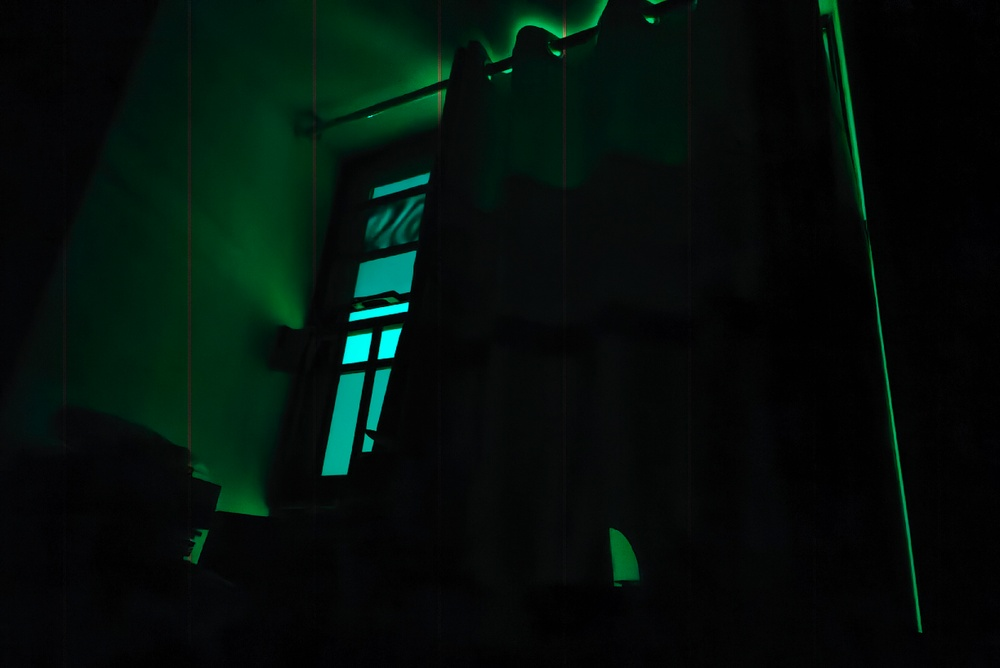
#> input picture hw2/1/24.jpg, 1000 x 668 px, shrunk from 1224 x 818 before the run, found by its file name
$ python 1.py
#> lines starting #> are read from the running program, lines starting #| are printed output that depends on the picture
import cv2
import numpy as np
import os

img_path = 'hw2\\1\\24.jpg'
img = cv2.imread(img_path)
#> img is the input picture: shape (668, 1000, 3); mean B, G, R 10.9, 15.7, 3.7
(r, g, b) = cv2.split(img)
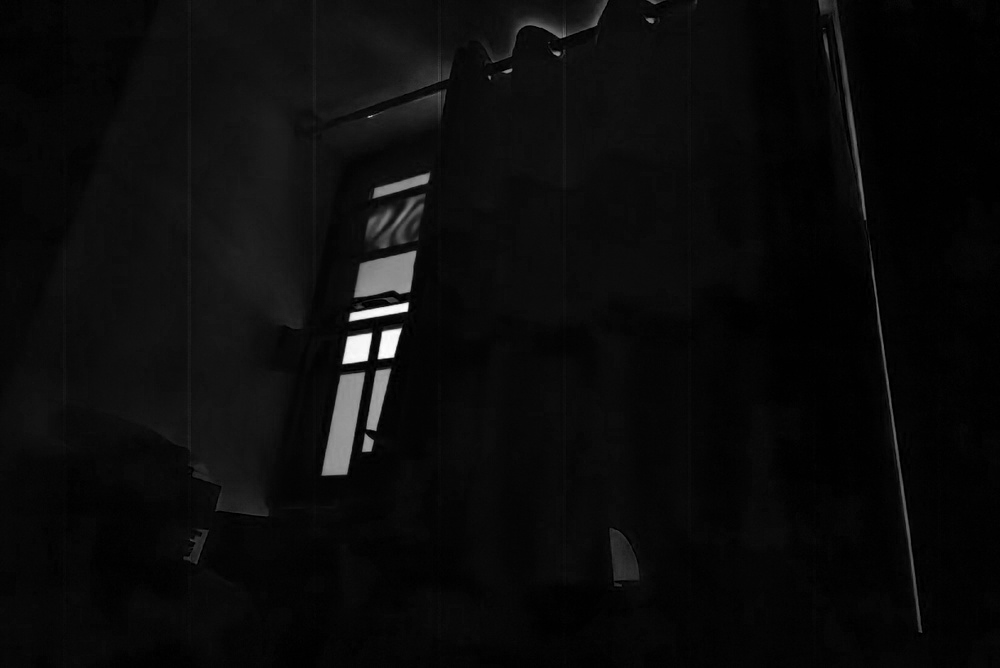
#> r: shape (668, 1000); min 0, max 255, mean 10.9
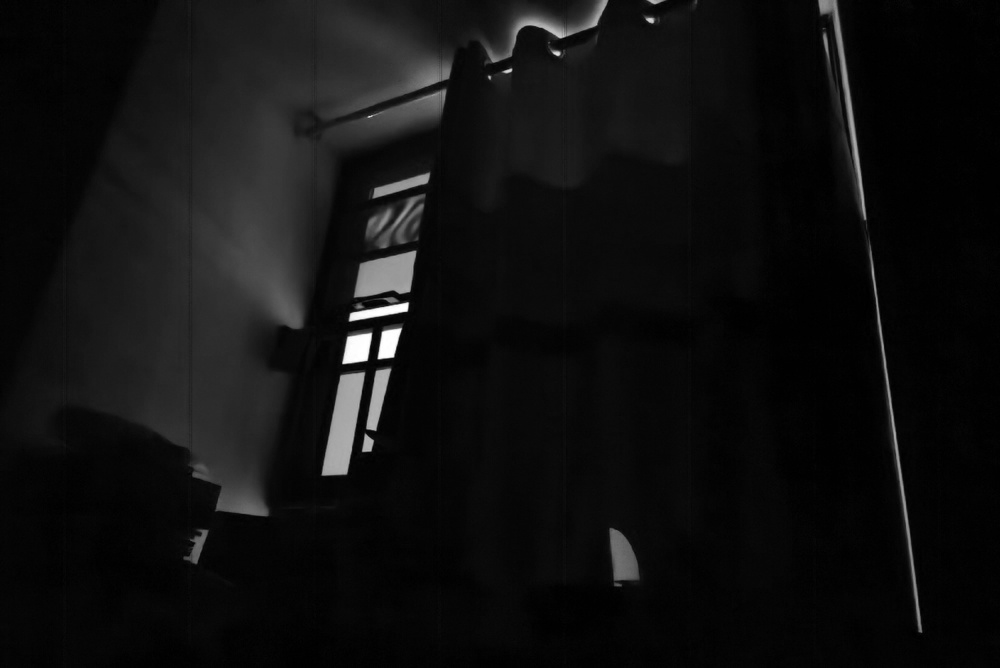
#> g: shape (668, 1000); min 0, max 255, mean 15.7
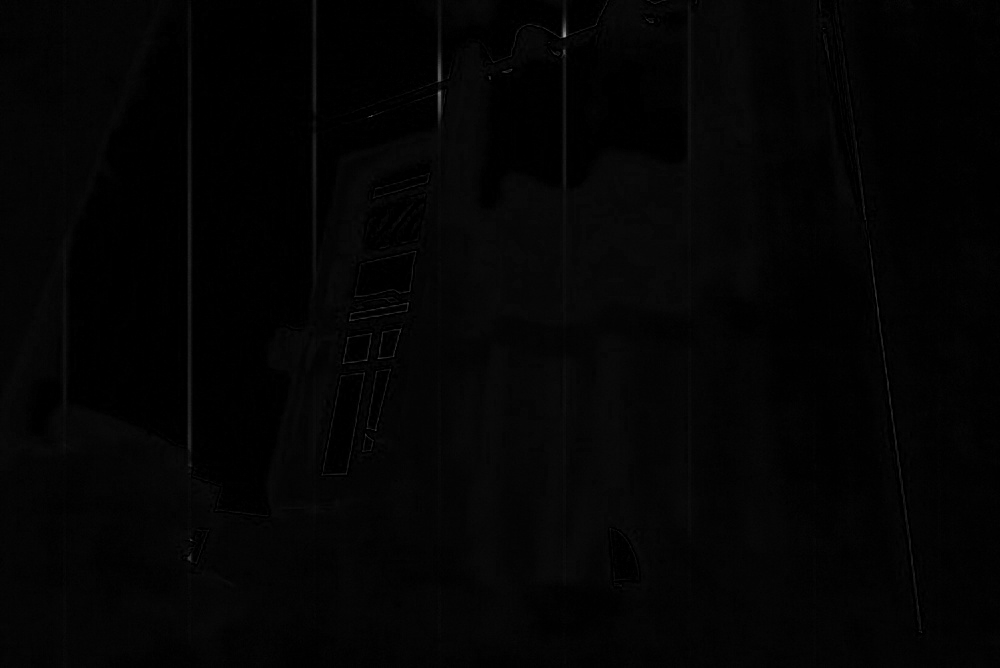
#> b: shape (668, 1000); min 0, max 163, mean 3.7
normImg = lambda x: 255. * (x - x.min()) / (x.max() - x.min() + 1e-6)
imgGamma = np.power(r, 2.5)
r = np.uint8(normImg(imgGamma))

imgGamma = np.power(g, 2.5)
g = np.uint8(normImg(imgGamma))

imgGamma = np.power(b, 2.5)
b = np.uint8(normImg(imgGamma))

result = cv2.merge((r, g, b))
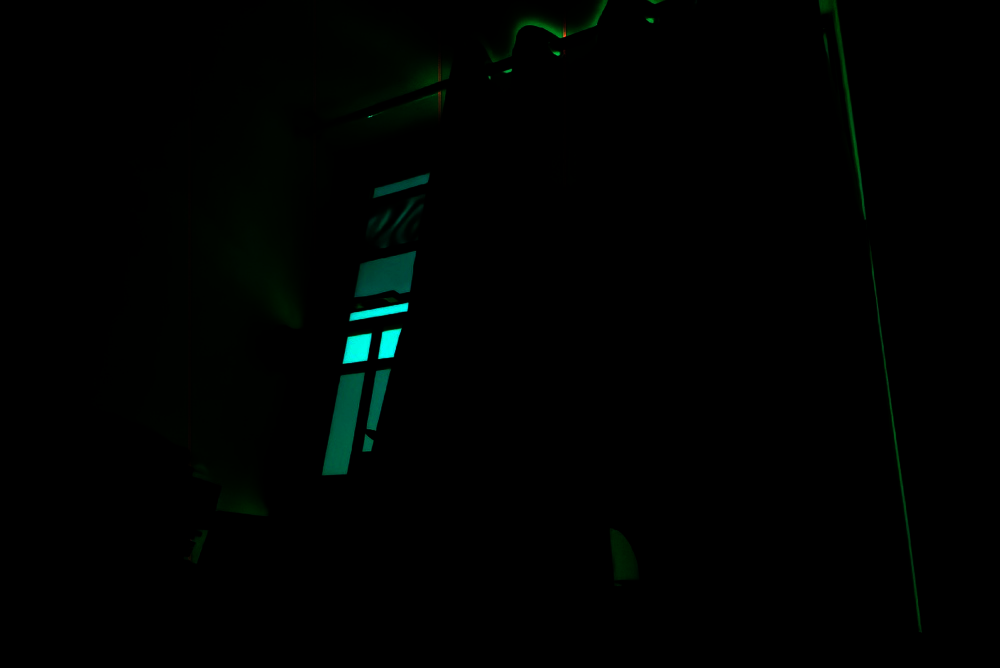
#> result: shape (668, 1000, 3); mean B, G, R 1.2, 2.2, 0

cv2.imshow('input', img)
cv2.imshow('result', result)
cv2.imwrite('hw2\\1test\\24_1.png', result)

cv2.waitKey(0)
cv2.destroyAllWindows()

$ run again, with hw2/1/23.jpg copied over hw2/1/24.jpg
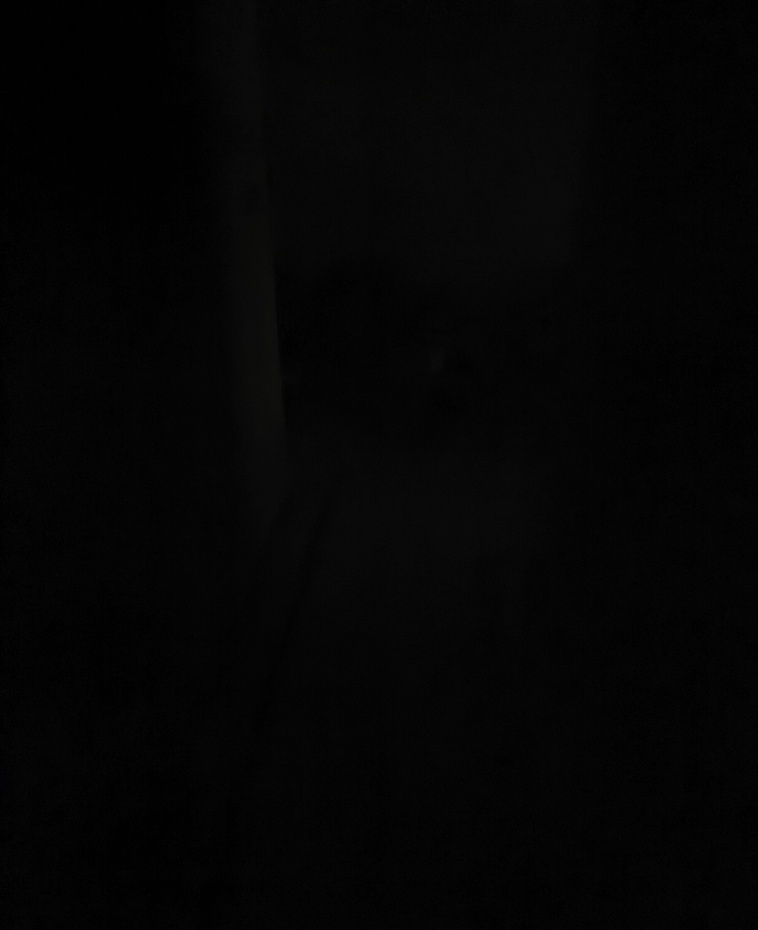
#> input picture hw2/1/23.jpg, 758 x 930 px, shrunk from 918 x 1126 before the run, found by its file name
#> img is the input picture: shape (930, 758, 3); mean B, G, R 4.49, 4.51, 4.51
#> `(r, g, b) = cv2.split(img)`:
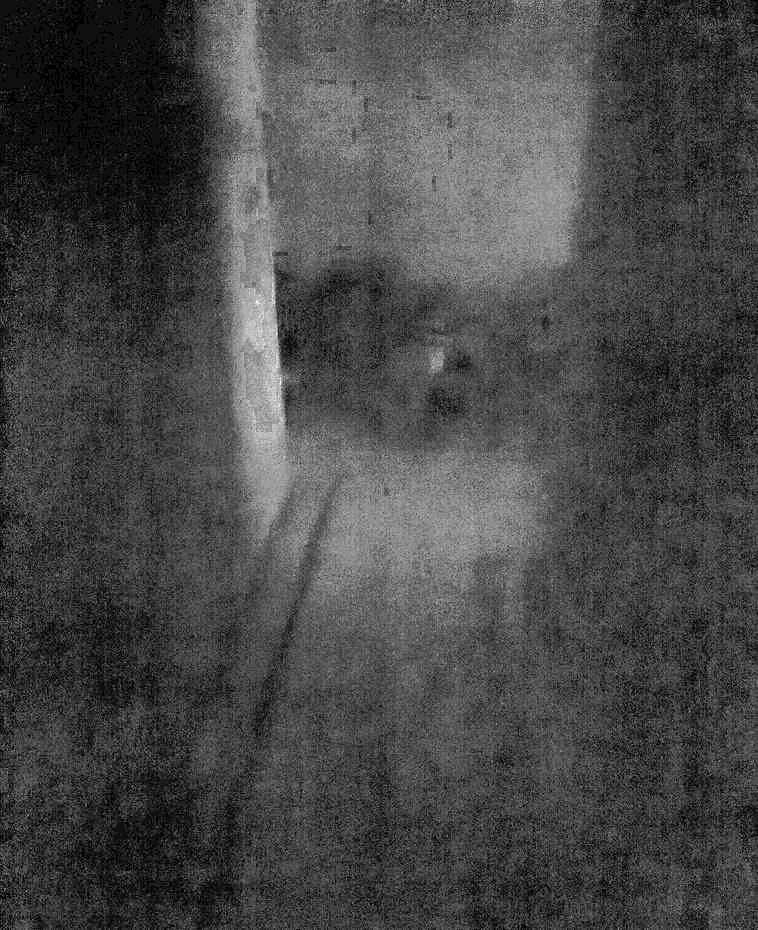
#> r: shape (930, 758); min 0, max 16, mean 4.49; drawn with min black and max white
#> `imgGamma = np.power(r, 2.5)`:
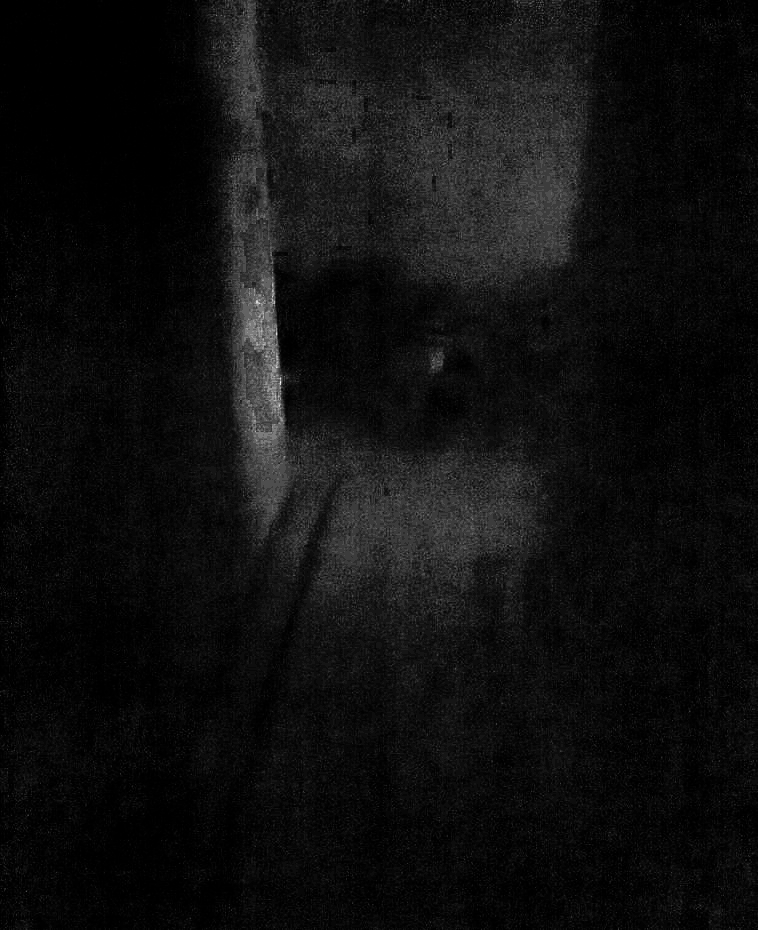
#> imgGamma: shape (930, 758) float64; min 0, max 1024, mean 63.1; drawn with min black and max white

$ run again, with hw2/1/15.png saved as hw2/1/24.jpg
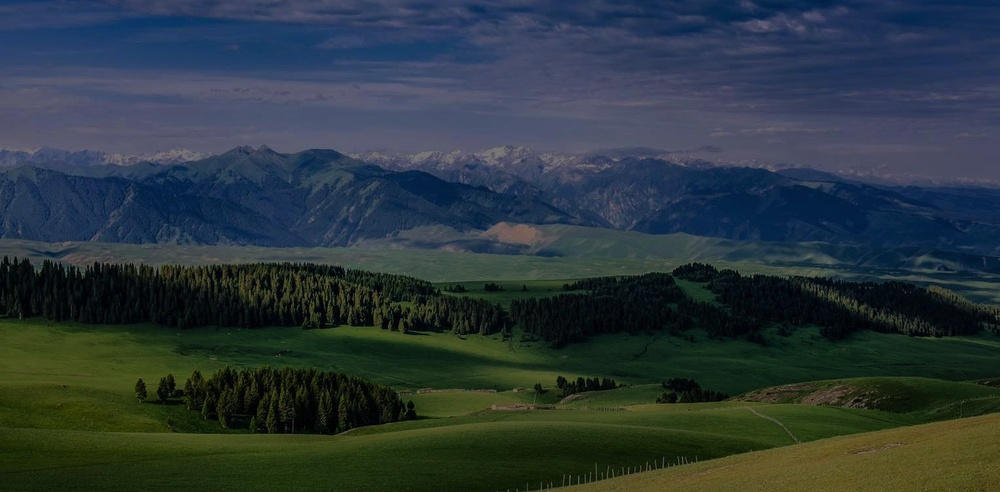
#> input picture hw2/1/15.png, 1000 x 492 px, shrunk from 1524 x 750 before the run, found by its file name
#> img is the input picture: shape (492, 1000, 3); mean B, G, R 60.7, 55.8, 43.1
#> `imgGamma = np.power(b, 2.5)`:
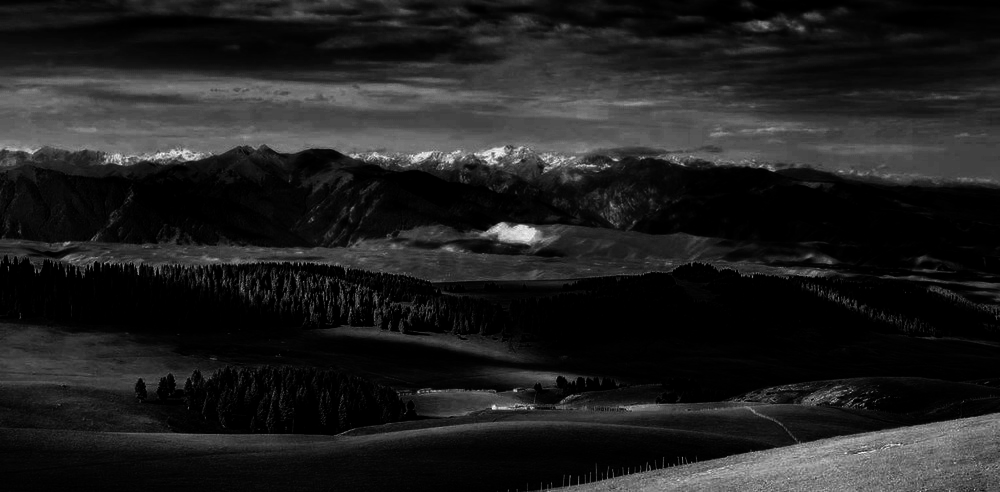
#> imgGamma: shape (492, 1000) float64; min 0, max 171219.9, mean 21512.8; drawn with min black and max white
#> `result = cv2.merge((r, g, b))`:
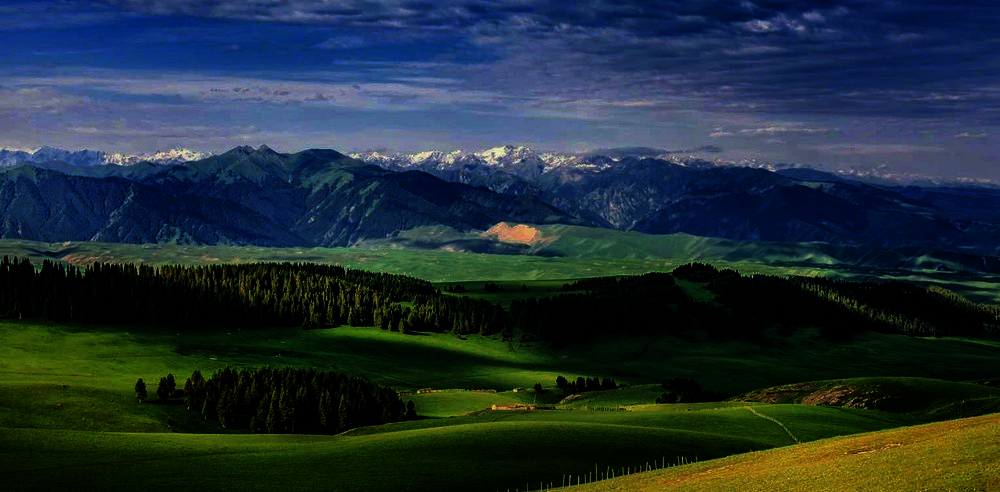
#> result: shape (492, 1000, 3); mean B, G, R 54.5, 46.7, 31.6

$ run again, with hw2/1/16.png saved as hw2/1/24.jpg
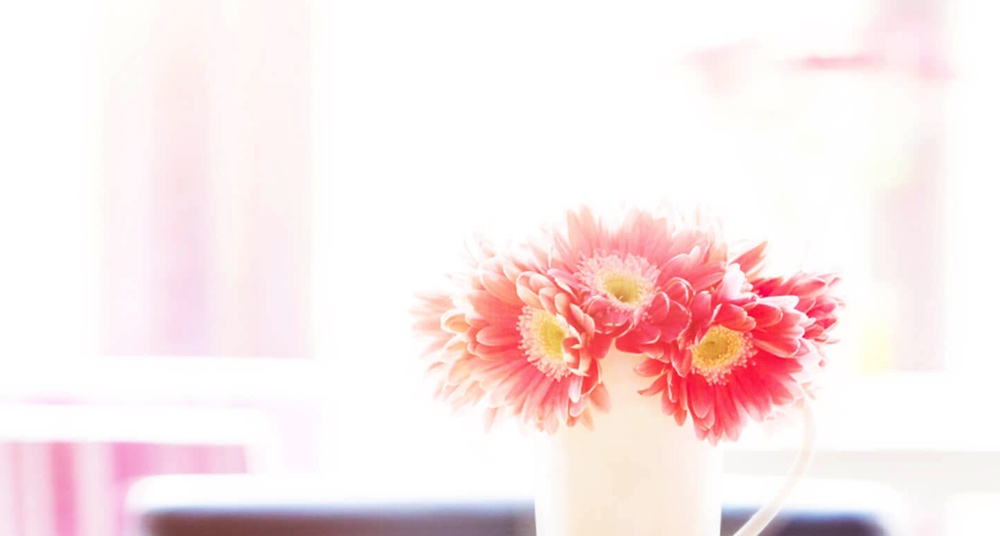
#> input picture hw2/1/16.png, 1000 x 536 px, shrunk from 1433 x 768 before the run, found by its file name
#> img is the input picture: shape (536, 1000, 3); mean B, G, R 233.4, 232.9, 249.6
#> `imgGamma = np.power(b, 2.5)`:
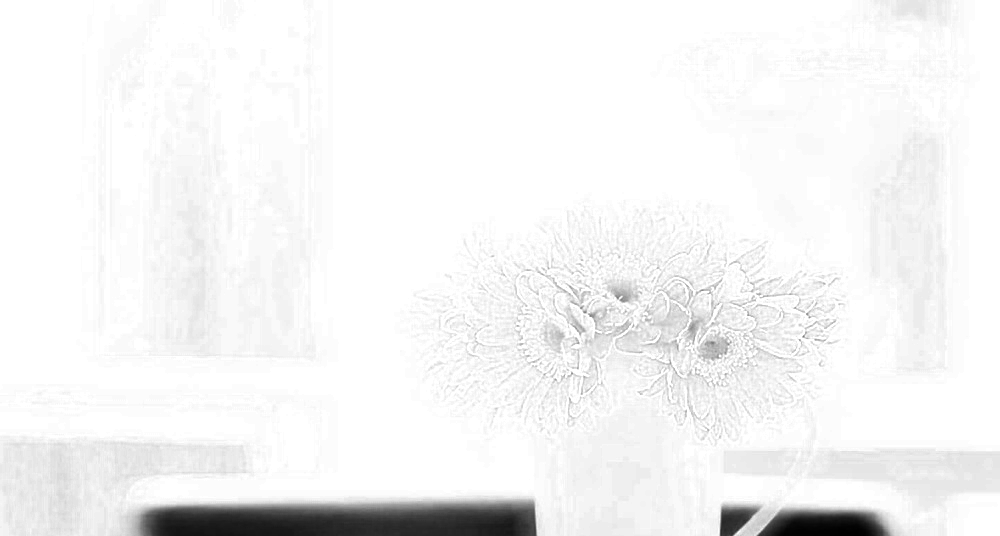
#> imgGamma: shape (536, 1000) float64; min 52026.8, max 1038366, mean 994640.3; drawn with min black and max white
#> `result = cv2.merge((r, g, b))`:
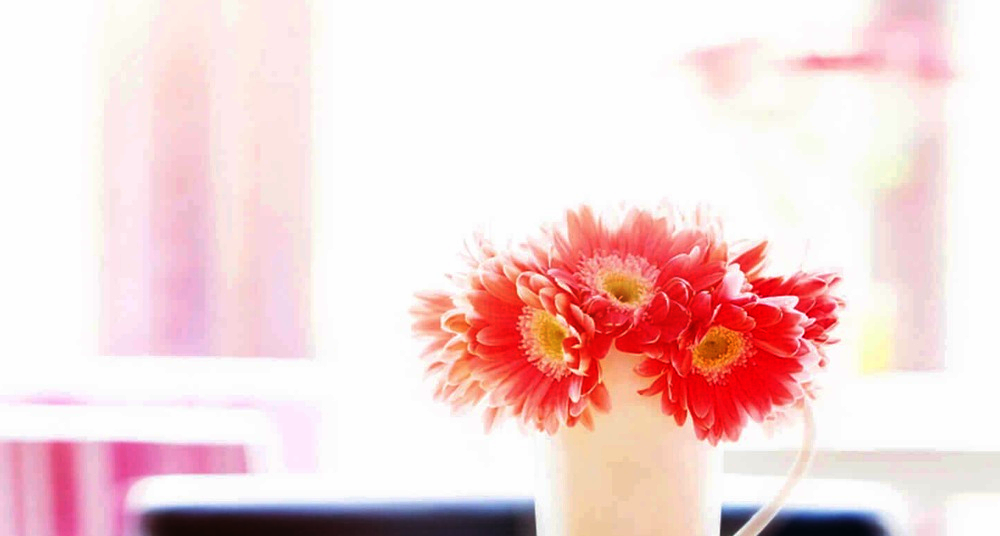
#> result: shape (536, 1000, 3); mean B, G, R 214.8, 214.8, 243
